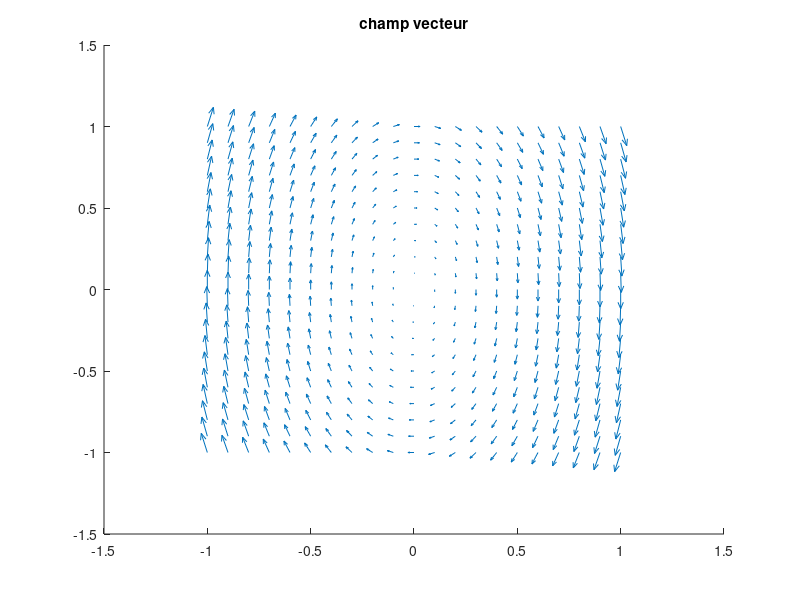

MATLAB code for this plot: (Note: this script raises an error after producing the figure.)
%%% question 1

w = 2;
[x, y] = meshgrid(-1:.1:1, -1:.1:1);
u = y;
v = -w^2*x;

figure
hold on
title('champ vecteur')
quiver(x,y,u,v);
saveas(gcf,'Images/champ_vecteur.jpg');


%%% question 2 -> graphique 3D? faut il laisser l'erreur numérique?

n = 10000;
h = 0.01;
t = 0:0.01:100;
A = [0, 1; -w^2, 0];
F = @(X) A*X;

x0 = [2; 0]; % condition initiale
X = EulerExplicite(F, x0, n, h);
x1 = X(1,:);
x2 = X(2,:);

x0bis = [0.5; 0.5];
Xbis = EulerExplicite(F, x0bis, n, h);
x1bis = Xbis(1,:);
x2bis = Xbis(2,:);

figure
hold on
title('trajectoires')
plot3(x1,x2,t);
plot3(x1bis,x2bis,t);
xlabel('x1')
ylabel('x2')
zlabel('t');
saveas(gcf,'Images/trajectoires.jpg');


figure
hold on
title('orbites')
plot(x1,x2);
plot(x1bis,x2bis);
saveas(gcf,'Images/orbites.jpg');


%%% question 3

x0 = [2; 0]; % condition initiale
X = EulerSymplectique(x0, n, h, w);
x1 = X(1,:);
x2 = X(2,:);

x0bis = [0.5; 0.5];
Xbis = EulerSymplectique(x0bis, n, h, w);
x1bis = Xbis(1,:);
x2bis = Xbis(2,:);

figure
hold on
title('orbites avec symplectique');
plot(x1,x2);
plot(x1bis,x2bis);
saveas(gcf,'Images/orbites_symp.jpg');
